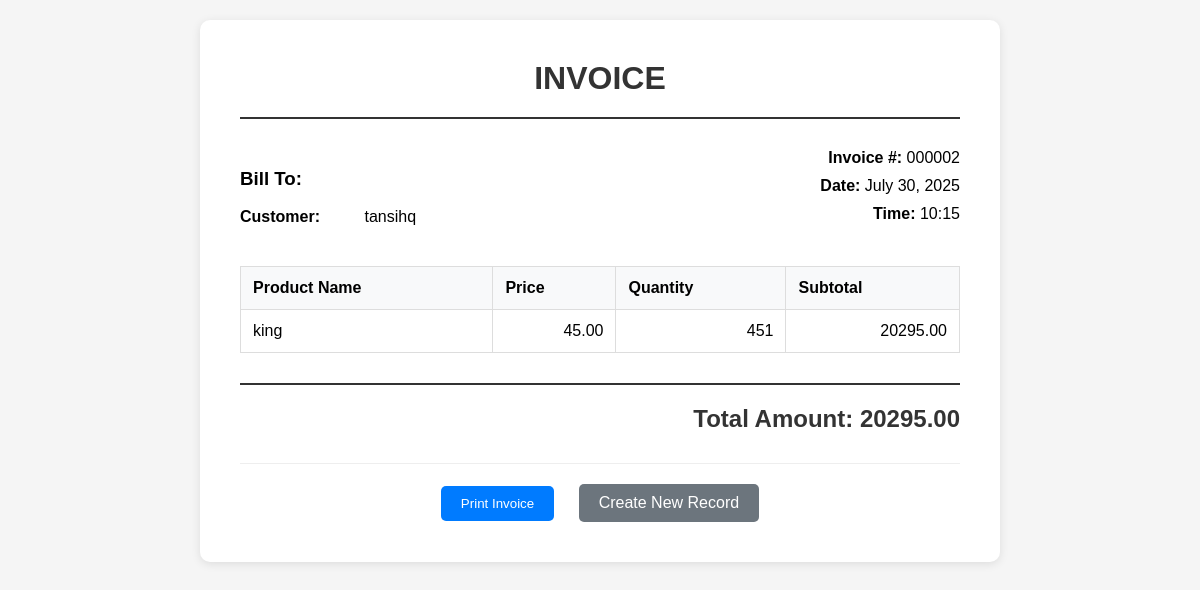
/billing/view/2/, run on the app's committed database.
### billingapp/models.py (models this page shows)
class BillingRecord(models.Model):
    customer_name = models.CharField(max_length=255)
    product_list = models.JSONField(default=list)
    total_amount = models.DecimalField(max_digits=10, decimal_places=2)
    billing_date = models.DateTimeField(auto_now_add=True)

### billingapp/views.py (the view)
# urls.py: path('view/<int:record_id>/', view_records, name='view_records'),
def view_records(request, record_id):
    billing_record = get_object_or_404(BillingRecord, id=record_id)
    return render(request, 'view_billing_record.html', {'billing_record': billing_record})

### billingapp/templates/view_billing_record.html (shortened to what this page needs)
<!DOCTYPE html>
<html lang="en">
<head>
</head>
<body>
    <div class="invoice">
        <div class="header">
            <h1>INVOICE</h1>
        </div>
        <div class="invoice-details">
            <div class="customer-info">
                <h3>Bill To:</h3>
                <div class="info-group">
                    <strong>Customer:</strong> {{ billing_record.customer_name }}
                </div>
            </div>
            <div class="invoice-info">
                <div class="info-group">
                    <strong>Invoice #:</strong> {{ billing_record.id|stringformat:"06d" }}
                </div>
                <div class="info-group">
                    <strong>Date:</strong> {{ billing_record.billing_date|date:"F d, Y" }}
                </div>
                <div class="info-group">
                    <strong>Time:</strong> {{ billing_record.billing_date|time:"H:i" }}
                </div>
            </div>
        </div>
        <table class="products-table">
            <thead>
                <tr>
                    <th>Product Name</th>
                    <th>Price</th>
                    <th>Quantity</th>
                    <th>Subtotal</th>
                </tr>
            </thead>
            <tbody>
                {% for product in billing_record.product_list %}
                <tr>
                    <td>{{ product.name }}</td>
                    <td class="number">{{ product.price|floatformat:2 }}</td>
                    <td class="number">{{ product.quantity }}</td>
                    <td class="number">{{ product.subtotal|floatformat:2 }}</td>
                </tr>
                {% endfor %}
            </tbody>
        </table>
        <div class="total-section">
            <div class="total-amount">
                Total Amount: {{ billing_record.total_amount|floatformat:2 }}
            </div>
        </div>
        <div class="actions">
            <button class="btn" onclick="window.print()">Print Invoice</button>
            <a href="{% url 'create_record' %}" class="btn btn-secondary">Create New Record</a>
        </div>
    </div>
</body>
</html>

### billingapp/templates/view_billing_record.html (style rules this page uses)
body { font-family: Arial, sans-serif; max-width: 800px; margin: 0 auto; padding: 20px; background-color: #f5f5f5; }
.invoice { background-color: white; padding: 40px; border-radius: 10px; box-shadow: 0 2px 10px rgba(0,0,0,0.1); }
.header { text-align: center; border-bottom: 2px solid #333; padding-bottom: 20px; margin-bottom: 30px; }
.header h1 { color: #333; margin: 0; }
.invoice-details { display: flex; justify-content: space-between; margin-bottom: 30px; }
.customer-info, .invoice-info { flex: 1; }
.invoice-info { text-align: right; }
.info-group { margin-bottom: 10px; }
.info-group strong { display: inline-block; min-width: 120px; }
.products-table { width: 100%; border-collapse: collapse; margin-bottom: 30px; }
.products-table th, .products-table td { border: 1px solid #ddd; padding: 12px; text-align: left; }
.products-table th { background-color: #f8f9fa; font-weight: bold; }
.products-table .number { text-align: right; }
.total-section { text-align: right; border-top: 2px solid #333; padding-top: 20px; }
.total-amount { font-size: 24px; font-weight: bold; color: #333; }
.actions { text-align: center; margin-top: 30px; padding-top: 20px; border-top: 1px solid #eee; }
.btn { display: inline-block; padding: 10px 20px; margin: 0 10px; background-color: #007bff; color: white; text-decoration: none; border-radius: 5px; border: none; cursor: pointer; }
.btn-secondary { background-color: #6c757d; }

### data on the page
BillingRecord: customer_name "tansihq", id "000002", billing_date "July 30, 2025", billing_date "10:15", total_amount "20295.00"

### other printed values
{{ product.name }} "king"
{{ product.price|floatformat:2 }} "45.00"
{{ product.quantity }} "451"
{{ product.subtotal|floatformat:2 }} "20295.00"
